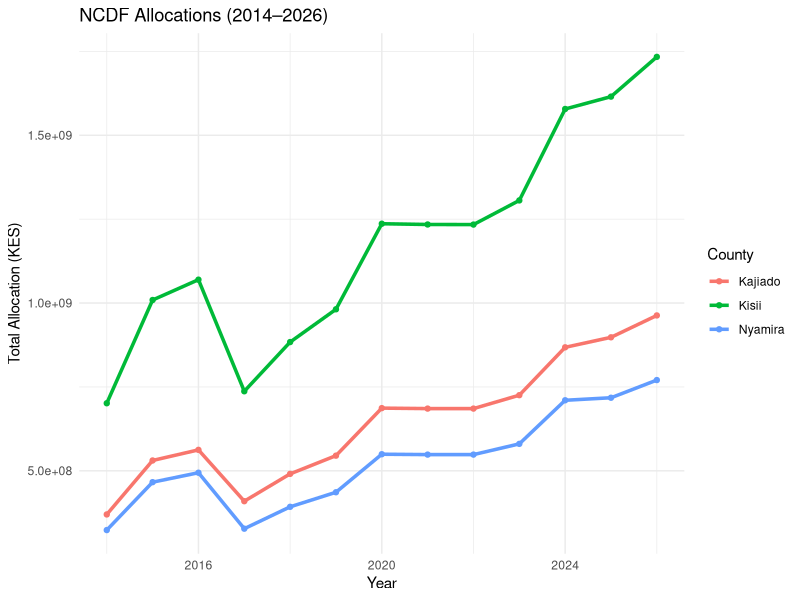
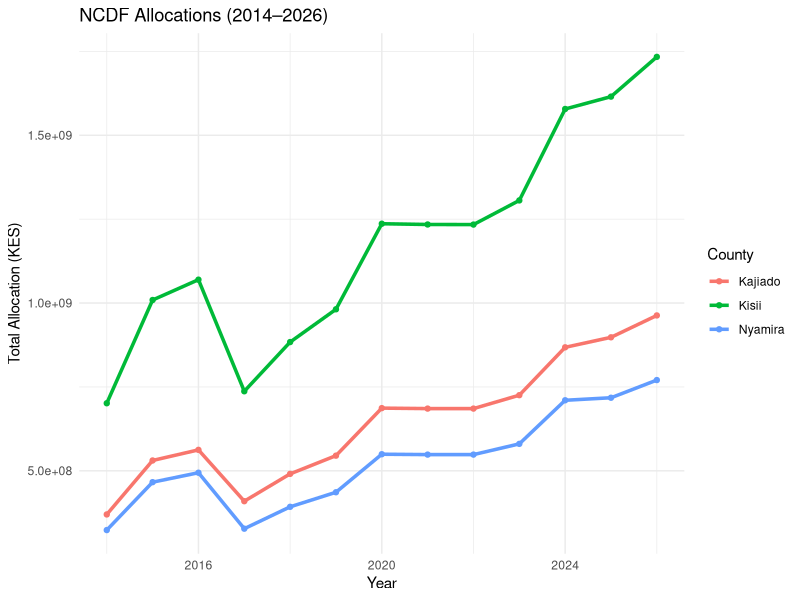
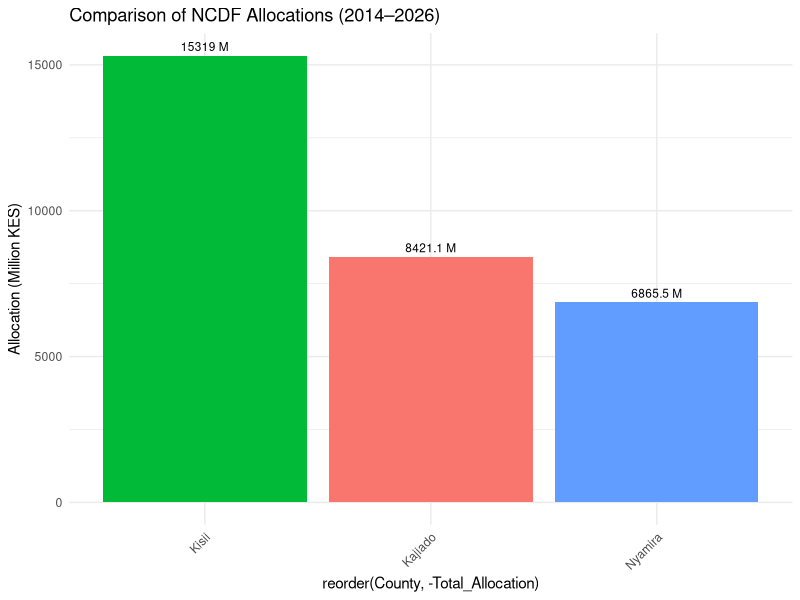
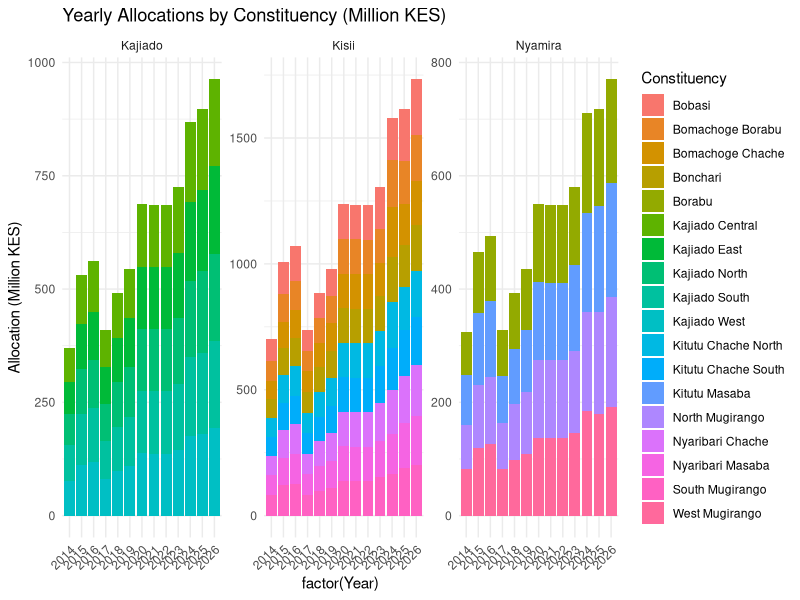
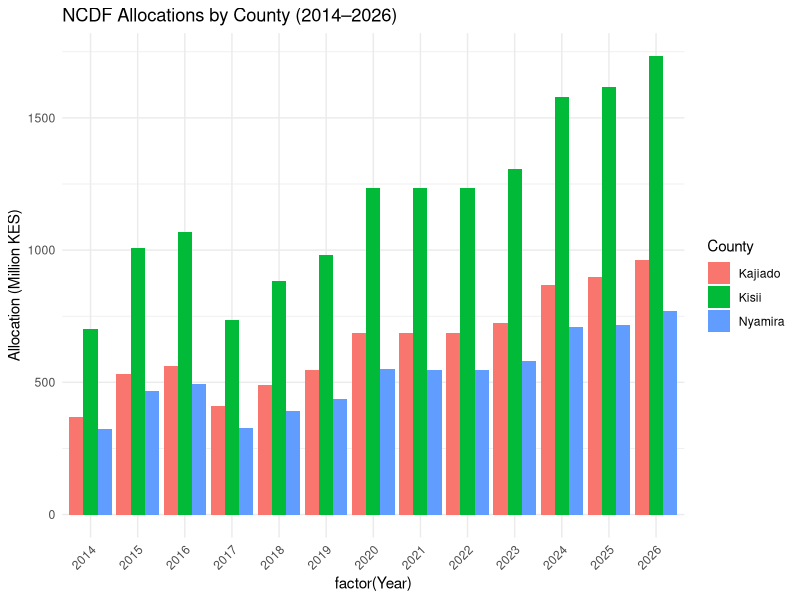
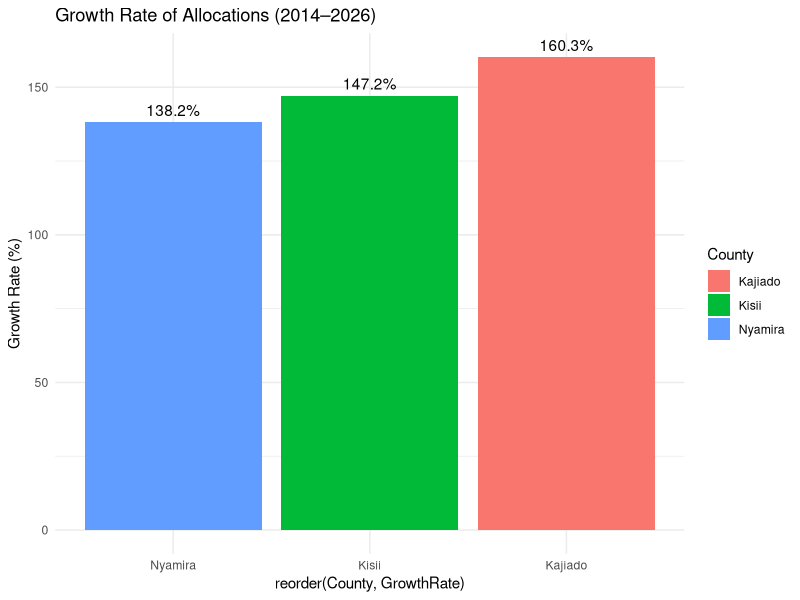

Write R code to recreate these figures, in order.
## ---- chunk 1
# Load required packages
library(tidyverse)   # includes dplyr, ggplot2, tidyr, readr, etc.
library(scales)
library(knitr)
## ---- chunk 2
NCDF <- read.csv("NEW_NGCDF_DATA_28-JAN_2026.csv", sep = ',', header = TRUE)
NCDF$County <- trimws(NCDF$County)
## ---- chunk 3
NCDF_County <- dplyr::filter(
  NCDF,
  County %in% c("Kisii", "Kajiado", "Nyamira"),
  County != 0
)
head(NCDF_County);
## ---- chunk 4
NCDF_long <- NCDF_County %>%
  pivot_longer(cols = starts_with("X"),
               names_to = "Year",
               values_to = "Allocation") %>%
  mutate(Year = as.numeric(sub("X", "", Year))) %>%
  filter(!is.na(Year))
head(NCDF_long);
## ---- chunk 5
County_Summary <- NCDF_long %>%
  group_by(County, Year) %>%
  summarise(Total_Allocation = sum(Allocation, na.rm = TRUE), .groups = "drop")
head(County_Summary);
## ---- chunk 6
ggplot(County_Summary, aes(x = Year, y = Total_Allocation, color = County)) +
  geom_line(size = 1.2) +
  geom_point() +
  labs(title = "NCDF Allocations (2014–2026)",
       x = "Year", y = "Total Allocation (KES)") +
  theme_minimal()
## ---- chunk 7
ggplot(County_Summary, aes(x = Year, y = Total_Allocation, color = County)) +
  geom_line(size = 1.2) +
  geom_point() +
  labs(title = "NCDF Allocations (2014–2026)",
       x = "Year", y = "Total Allocation (KES)") +
  theme_minimal()
## ---- chunk 8
df <- County_Summary %>%
  filter(Year >= 2014, Year <= 2026) %>%
  group_by(County) %>%
  summarise(Total_Allocation = sum(Total_Allocation, na.rm = TRUE))

ggplot(df, aes(x = reorder(County, -Total_Allocation),
               y = Total_Allocation/1e6,
               fill = County)) +
  geom_bar(stat = "identity") +
  geom_text(aes(label = paste0(round(Total_Allocation/1e6,1)," M")),
            vjust = -0.5, size = 3) +
  labs(title = "Comparison of NCDF Allocations (2014–2026)",
       y = "Allocation (Million KES)") +
  theme_minimal() +
  theme(axis.text.x = element_text(angle = 45, hjust = 1),
        legend.position = "none")
## ---- chunk 9
df <- NCDF_long %>%
  filter(Year >= 2014, Year <= 2026,
         County %in% c("Kisii", "Nyamira", "Kajiado"))

ggplot(df, aes(x = factor(Year),
               y = Allocation/1e6,
               fill = Constituency)) +
  geom_bar(stat = "identity") +
  facet_wrap(~ County, scales = "free_y") +
  labs(title = "Yearly Allocations by Constituency (Million KES)",
       y = "Allocation (Million KES)") +
  theme_minimal() +
  theme(axis.text.x = element_text(angle = 45, hjust = 1))
## ---- chunk 10
ggplot(County_Summary, aes(x = factor(Year),
                           y = Total_Allocation/1e6,
                           fill = County)) +
  geom_bar(stat = "identity", position = "dodge") +
  labs(title = "NCDF Allocations by County (2014–2026)",
       y = "Allocation (Million KES)") +
  theme_minimal() +
  theme(axis.text.x = element_text(angle = 45, hjust = 1))
## ---- chunk 11
growth_df <- County_Summary %>%
  group_by(County) %>%
  summarise(GrowthRate = (last(Total_Allocation) - first(Total_Allocation)) /
                          first(Total_Allocation) * 100)

ggplot(growth_df, aes(x = reorder(County, GrowthRate),
                      y = GrowthRate,
                      fill = County)) +
  geom_bar(stat = "identity") +
  geom_text(aes(label = paste0(round(GrowthRate,1), "%")),
            vjust = -0.5) +
  labs(title = "Growth Rate of Allocations (2014–2026)",
       y = "Growth Rate (%)") +
  theme_minimal()
## ---- chunk 12
library(knitr)

top_constituencies <- NCDF_long %>%
  filter(County %in% c("Kisii", "Nyamira", "Kajiado"),
         Year >= 2014, Year <= 2026) %>%
  group_by(County, Year) %>%
  slice_max(order_by = Allocation, n = 1, with_ties = FALSE) %>%
  select(Year, County, Constituency, Allocation)

top_constituencies %>%
  kable(caption = "Top Constituency Allocations per County per Year (2014–2026)")
